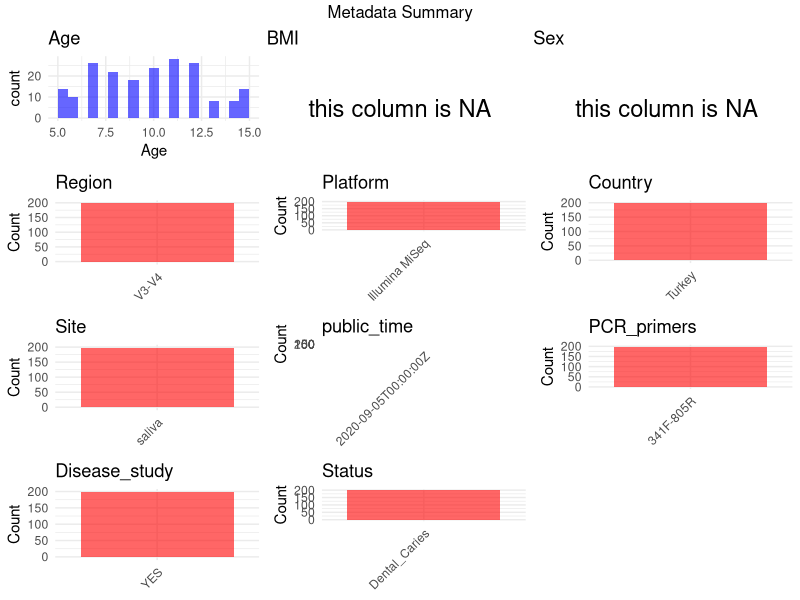

Source code (R):
## ---- chunk 1
# Load necessary libraries
library(dplyr)
library(ggplot2)
library(gridExtra)

# Set working directory (update this path to your local directory)
setwd("D:/studylearning/董彪师兄项目/任务/修改20250922/PRJNA613586")

# Read the initial metadata files
initial_meta<-read.csv("SraRunTable.csv",header = T)

# Display the first few rows of the metadata
head(initial_meta)
## ---- chunk 2
# Create a uniform metadata dataframe
metadata <- data.frame(
  BioProject = initial_meta$BioProject,
  Run = initial_meta$Run,
  sample_name = initial_meta$Sample.Name,
  Age = initial_meta$Host_age,
  BMI = NA_character_,
  Sex= NA_character_,
  Region = "V3-V4",
  Platform = initial_meta$Instrument,
  Country = initial_meta$geo_loc_name_country,
  Site = initial_meta$host_body_product,
  public_time = initial_meta$ReleaseDate,
  stringsAsFactors = FALSE
)
## ---- chunk 3
# Add information obtained from the publication
metadata$PCR_primers <- "341F-805R"
metadata$title <- "Oral microbiota and dental caries data from monozygotic and dizygotic twin children"
metadata$Disease_study <- "YES"
metadata$Status <- "Dental_Caries"
## ---- chunk 4
# Check the number of unique runs and sample names
print(paste("Number of unique runs:", length(unique(metadata$Run))))
print(paste("Number of unique sample names:", length(unique(metadata$sample_name))))
## ---- chunk 5
# Select columns for visualization
plot_data <- metadata %>%
  select(-BioProject, -Run, -sample_name, -title)

# Function to create simple plots for each column
create_simple_plots <- function(data) {
  plots <- list()
  
  for (col in colnames(data)) {
    # Check if the column is all NA
    if (all(is.na(data[[col]]))) {
      # Create an empty plot with text indicating all NA
      p <- ggplot() +
        annotate("text", x = 0.5, y = 0.5, label = "this column is NA", size = 6) +
        labs(title = col) +
        theme_void()
    } else if (is.numeric(data[[col]])) {
      # Numeric variable: histogram
      p <- ggplot(data, aes(x = .data[[col]])) +
        geom_histogram(fill = "blue", alpha = 0.6, bins = 20, na.rm = TRUE) +
        labs(title = col) +
        theme_minimal()
    } else {
      # Categorical variable: bar plot (remove NA values)
      count_data <- as.data.frame(table(data[[col]], useNA = "ifany"))
      p <- ggplot(count_data, aes(x = reorder(Var1, -Freq), y = Freq)) +
        geom_col(fill = "red", alpha = 0.6) +
        labs(title = col, x = NULL, y = "Count") +
        theme_minimal() +
        theme(axis.text.x = element_text(angle = 45, hjust = 1))
    }
    plots[[col]] <- p
  }
  
  return(plots)
}

# Generate and arrange plots
plots <- create_simple_plots(plot_data)
grid.arrange(grobs = plots, ncol = 3, top = "Metadata Summary")
## ---- chunk 6
# Reorder columns to match the desired format
metadata <- metadata[, c(
  "BioProject", "Run", "sample_name", "Age", "BMI", "Sex", 
  "Region", "Platform", "Country", "Site", "public_time", 
  "PCR_primers", "title", "Disease_study", "Status"
)]

# Export the uniform metadata to a CSV file
write.csv(metadata, file = "metadata.csv", quote = FALSE)
